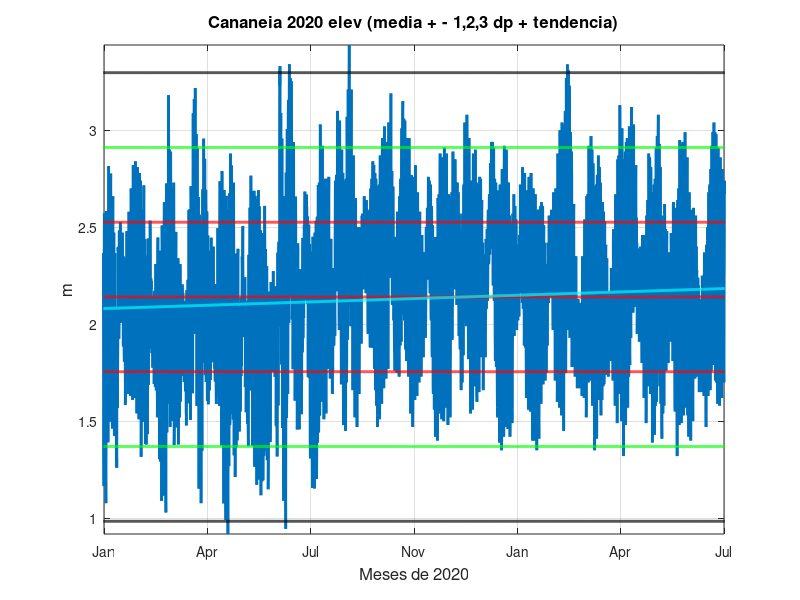
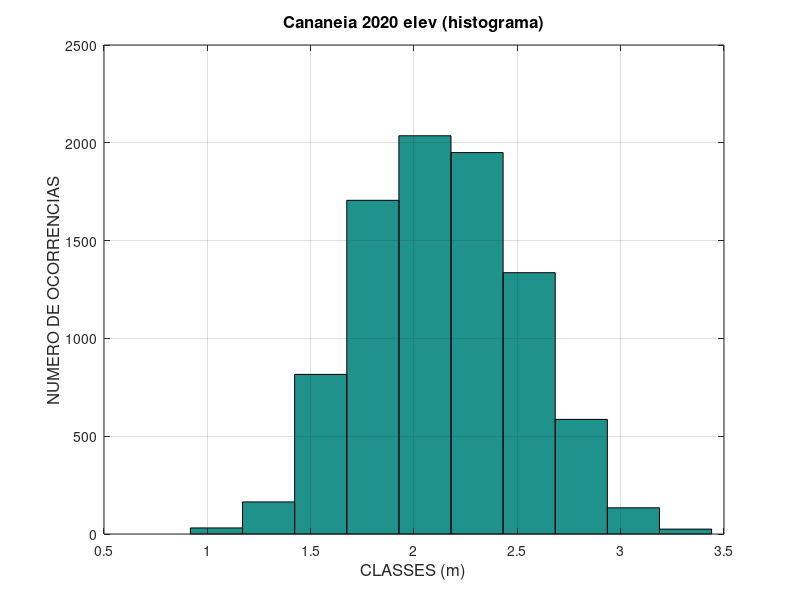
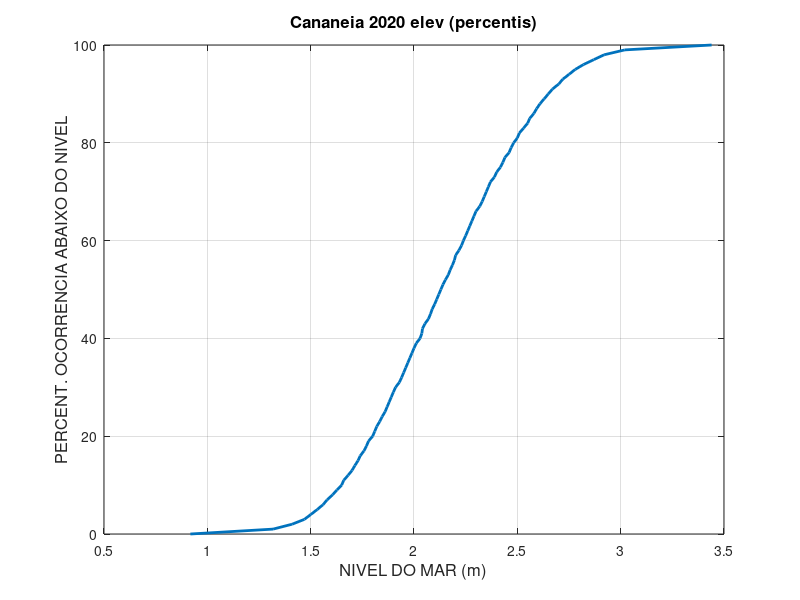
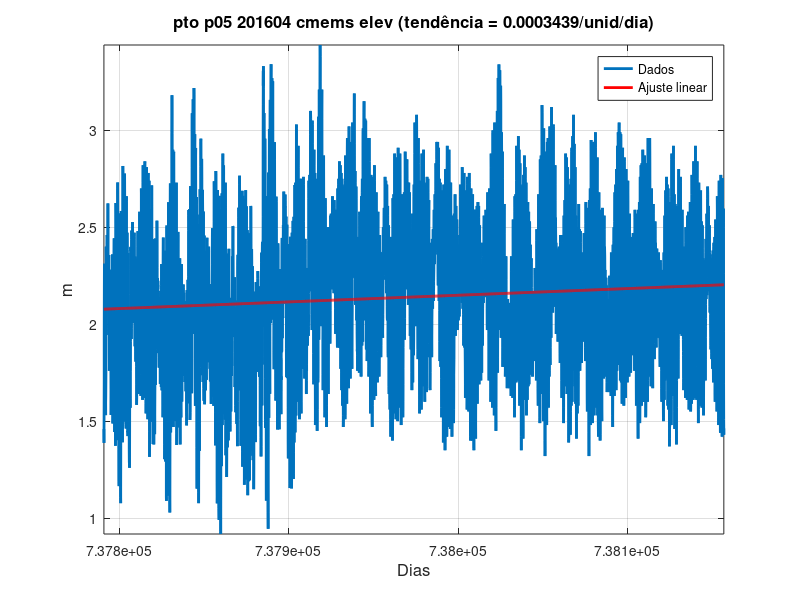

MATLAB code to generate these figures, in order:
% LISTA DE EXERCICIOS 1 - ANALISE DE MARES OCEANICAS IOC 5801
% ADRIANO CAVERSAN - 1º SEMESTRE 2026
% Dados horarios de nivel do mar de 2020 em Cananeia (SP, Brasil)

clear all; close all; clc

% Leitura dos dados de Cananeia
load Cananeia_2020.dat
x = Cananeia_2020;
nudad = size(x,1);

% Extraindo dados: ano, mes, dia, hora, minuto, segundo, nivel do mar (m)
ano = x(:,1);
mes = x(:,2);
dia = x(:,3);
hora = x(:,4);
minuto = x(:,5);
segundo = x(:,6);
elev = x(:,7);

% QUESTÃO 1: Estatistica basica da serie de elevacao
estat(1,1) = mean(elev);
estat(2,1) = median(elev);
estat(3,1) = mode(elev);
estat(4,1) = std(elev);
estat(5,1) = min(elev);
estat(6,1) = max(elev);
estat(7,1) = kurtosis(elev);
estat(8,1) = skewness(elev);

fid=fopen('cananeia_2020_estat.dat','w');
fprintf(fid,'%10.4f\n',estat);
fclose(fid);

% Criando variavel temporal
dias = datenum(ano, mes, dia, hora, minuto, segundo);

% QUESTÃO 2: plotagem da serie temporal de elev
figure
plot(dias,elev,'LineWidth',2)
axis([min(dias) max(dias) -inf inf])
grid on
hold on
elmed(1:nudad)=mean(elev);
elinf(1:nudad)=mean(elev)-std(elev);
elsup(1:nudad)=mean(elev)+std(elev);
elinf2(1:nudad)=mean(elev)-2*std(elev);
elsup2(1:nudad)=mean(elev)+2*std(elev);
elinf3(1:nudad)=mean(elev)-3*std(elev);
elsup3(1:nudad)=mean(elev)+3*std(elev);
plot(dias,elmed,'r','LineWidth',2)
plot(dias,elinf,'r','LineWidth',2)
plot(dias,elsup,'r','LineWidth',2)
plot(dias,elinf2,'g','LineWidth',2)
plot(dias,elsup2,'g','LineWidth',2)
plot(dias,elinf3,'k','LineWidth',2)
plot(dias,elsup3,'k','LineWidth',2)

% ajuste linear e tendencia
polinom=polyfit(dias,elev,1);
tend=polinom(1);
elev_pol=polyval(polinom,dias);
plot(dias,elev_pol,'c','LineWidth',2)

title('Cananeia 2020 elev (media + - 1,2,3 dp + tendencia)','fontsize',12)
xlabel('Meses de 2020','fontsize',12)
ylabel('m','fontsize',12)
datetick('x','mmm','keepticks')
fprintf('Taxa de variacao: %.6f m/dia = %.4f m/ano\n', tend, tend*365.25)
print -dpng cananeia_2020_elev_dp
pause

% QUESTÃO 3: histograma dos dados de elev
figure
[n_hist, x_hist] = hist(elev);
hist(elev)
grid on
title('Cananeia 2020 elev (histograma)','fontsize',12)
xlabel('CLASSES (m)','fontsize',12)
ylabel('NUMERO DE OCORRENCIAS','fontsize',12)
max_observacoes = max(n_hist);
fprintf('Maximo numero de observacoes nas classes: %d\n', max_observacoes)
print -dpng cananeia_2020_elev_hist
pause

% Percentis dos dados de elev
percentuais=[0:1:100];
percentis=prctile(elev,percentuais);
figure
plot(percentis,percentuais,'LineWidth',2)
grid on
title('Cananeia 2020 elev (percentis)','fontsize',12)
xlabel('NIVEL DO MAR (m)','fontsize',12)
ylabel('PERCENT. OCORRENCIA ABAIXO DO NIVEL','fontsize',12)

% Valores numericos dos percentis especificos
p10 = prctile(elev,10);
p25 = prctile(elev,25);
p75 = prctile(elev,75);
p90 = prctile(elev,90);
fprintf('Percentil 10%%: %.4f m\n', p10)
fprintf('Percentil 25%%: %.4f m\n', p25)
fprintf('Percentil 75%%: %.4f m\n', p75)
fprintf('Percentil 90%%: %.4f m\n', p90)
print -dpng cananeia_2020_elev_perc

% ajuste linear dos dados de elev
polinom=polyfit(dias,elev,1);
% Ajuste linear dos dados de elev
p = polyfit(dias, elev, 1);        % coeficientes [slope intercept]
tend = p(1);                       % inclinação (unidade por dia)
elev_pol = polyval(p, dias);

figure
plot(dias, elev, 'LineWidth', 2)
hold on
plot(dias, elev_pol, 'r', 'LineWidth', 2)
hold off
xlim([min(dias) max(dias)])
ylim([min(elev) max(elev)])        % ou ajustar manualmente se preferir
grid on
title(sprintf('pto p05 201604 cmems elev (tendência = %.4g/unid/dia)', tend), 'FontSize', 12)
xlabel('Dias', 'FontSize', 12)
ylabel('m', 'FontSize', 12)
legend('Dados', 'Ajuste linear', 'Location', 'best')

% Salvar figura como PNG
print('-dpng', 'pto_p05_201604_cmems_elev_tend.png')
tend=polinom(1);
elev_pol=polyval(polinom,dias);
figure
plot(dias,elev,'LineWidth',2)
hold
plot(dias,elev_pol,'r','LineWidth',2)
axis([1 inf -inf inf])
grid on
title('pto p05 201604 cmems elev (tendencia)','fontsize',12)
xlabel('Dias','fontsize',12)
ylabel('m','fontsize',12)
print -dpng pto_p05_201604_cmems_elev_tend

% Transformada de Fourier da serie temporal de elev
n2=nudad/2;
n=1:n2;
Tn_horas=nudad./n;
Tn_dias=nudad./n/24;
% Fn=1./Tn;
altura_media=mean(elev);
elev=elev-altura_media;
fft_elev=fft(elev);
fft_elev2=fft_elev(2:n2+1);
a_fft_elev=abs(fft_elev2)/n2;
figure
bar(Tn_dias,a_fft_elev,'LineWidth',2)
grid on
title('pto p05 201604 cmems elev (Transf. Fourier)','fontsize',12)
xlabel('Periodos (em dias)','fontsize',12)
ylabel('Amplitude (em m)','fontsize',12)
print -dpng pto_p05_201604_cmems_elev_fourier

elev=elev+altura_media;
